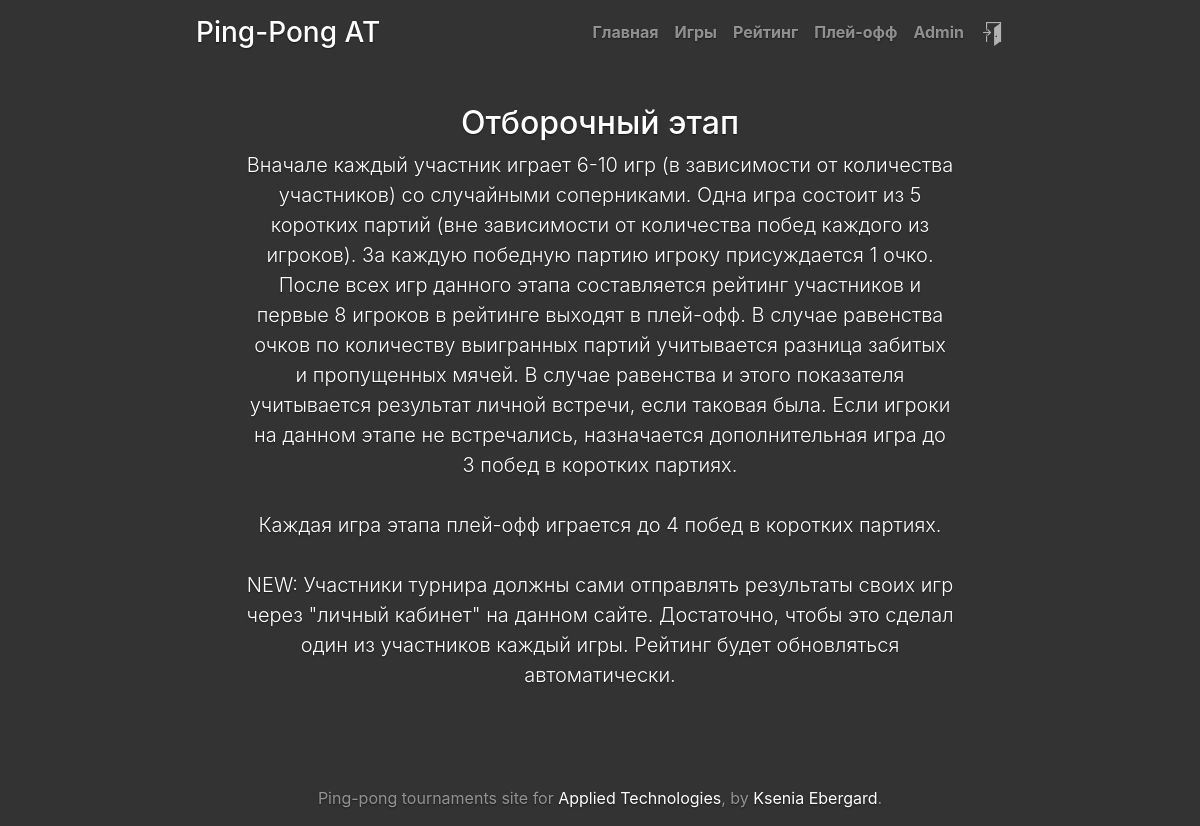
Page / (signed in) on the earlier database version.
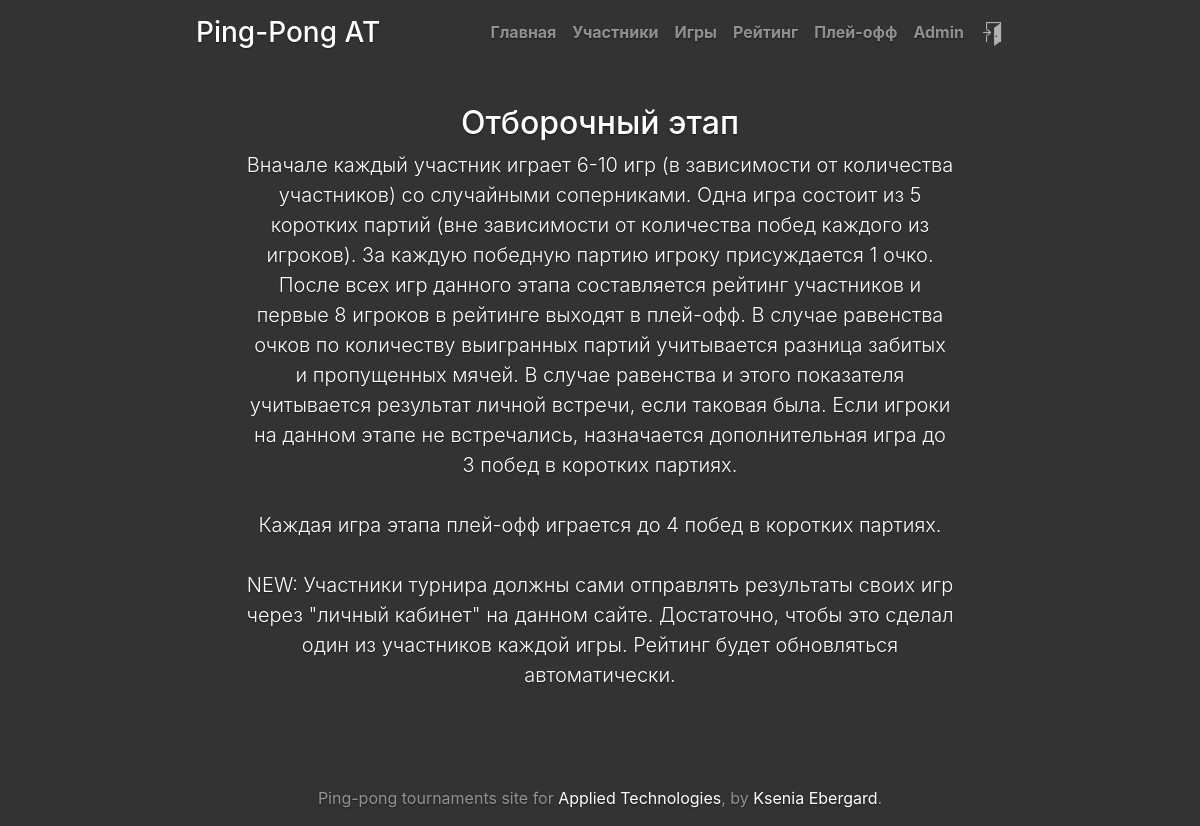
Same page on the later database version.
### tournament/models.py (models this page shows, shortened)
class Tournament(models.Model):
    default_desc = """
    Вначале каждый участник играет 6-10 игр (в зависимости от количества участников) со случайными соперниками.
    Одна игра состоит из 5 коротких партий (вне зависимости от количества побед каждого из игроков).
    За каждую победную партию игроку присуждается 1 очко. После всех игр данного этапа составляется рейтинг участников
    и первые 8 игроков в рейтинге выходят в плей-офф. В случае равенства очков по количеству выигранных партий
    учитывается разница забитых и пропущенных мячей. В случае равенства и этого показателя учитывается результат личной
    встречи, если таковая была. Если игроки на данном этапе не встречались, назначается дополнительная игра до 3 побед
    в коротких партиях. </br></br>

    Каждая игра этапа плей-офф играется до 4 побед в коротких партиях. </br></br>

    NEW: Участники турнира должны сами отправлять результаты своих игр через "личный кабинет" на данном сайте.
    Достаточно, чтобы это сделал один из участников каждой игры. Рейтинг будет обновляться автоматически.</br></br>
    """
    debug = models.BooleanField('if debug mode', default=False)
    participants = models.ManyToManyField(User, through='Participant')
    description = models.TextField('description', default=default_desc)
    single = models.BooleanField('if the tournament is single', default=True)
    reg_end = models.DateTimeField('registration end time')
    draw_time = models.DateTimeField('draw time')
    start_date = models.DateField('start date')
    start_date_playoff = models.DateField('start date of play-off')
    end_date = models.DateField('end date')
    games_per_person = models.SmallIntegerField('number of games for each participant during the group stage', default=10)
    number_of_sets = models.SmallIntegerField('number of sets in one game of the group stage', default=5)
    number_of_wins = models.SmallIntegerField('number of sets to win in one game in play-off', default=4)
    game_start_time = models.TimeField('games start time', default="11:00:00")
    game_duration = models.DurationField('games duration', default="00:30:00")
    def number_of_participants(self):
        return self.participant_set.count()
    def get_status(self):
        if timezone.now() < self.reg_end:
            return 0
        elif timezone.now() >= self.reg_end and timezone.localdate() < self.start_date:
            return 1
        elif self.start_date <= timezone.localdate() < self.start_date_playoff:
            return 2
        elif self.start_date_playoff <= timezone.localdate() <= self.end_date:
            return 3
        else:
            return 4

### tournament/views.py (the view)
# urls.py: path('', views.index, name='index'),
def index(request):
    status_msg = {
        0: "Открыта регистрация на турнир",
        1: "Регистрация на турнир завершена",
        2: "Отборочный этап",
        3: "Плей-офф",
        4: "Турнир завершён.",
        5: "Нет данных о турнирах",
    }
    tournament = get_current_tournament()
    if tournament:
        tournament_status = tournament.get_status()
    else:
        tournament_status = 5
    msg = status_msg[tournament_status]
    return render(request, 'tournament/index.html', locals())

### tournament/functions.py (called while the page is built)
def get_current_tournament():
    if Tournament.objects.exists():
        return Tournament.objects.latest('id')
    return None

### tournament/templates/tournament/index.html (shortened to what this page needs)
{% extends "base.html" %}
{% block content %}
<h2 class="cover-heading">
    {{ msg }}
</h2>
{% if tournament_status == 2 %}
    <p class="lead">
        {{ tournament.description | safe }}
    </p>
{% endif %}
{% endblock %}

### templates/base.html (shortened to what this page needs)
{% load static %}
<!DOCTYPE html>
<html lang="en">
<head>
    <link rel="stylesheet" href="{% static "tournament/bootstrap.min.css"%}">
    <link rel="stylesheet" href="{% static "tournament/cover.css"%}">
</head>
<body class="text-center">
    <div class="cover-container d-flex h-100 p-3 mx-auto flex-column">
        <header class="masthead mb-auto">
            <div class="inner">
              <h3 class="masthead-brand">Ping-Pong AT</h3>
              <nav class="nav nav-masthead justify-content-center">
                <a class="nav-link" href="/">Главная</a>
                {% if tournament_status == 0 or tournament_status == 1 or tournament_status == 2 or tournament_status == 3 %}
                    {% if tournament.number_of_participants > 0  %}
                        <a class="nav-link" href="/participants">Участники</a>
                    {% endif %}
                {% endif %}
                {% if tournament_status == 1 or tournament_status == 2 or tournament_status == 3 %}
                    <a class="nav-link" href="/games">Игры</a>
                {% endif %}
                {% if tournament_status == 2 or tournament_status == 3 %}
                    <a class="nav-link" href="/rating">Рейтинг</a>
                {% endif %}
                {% if tournament_status == 2 or tournament_status == 3 %}
                    <a class="nav-link" href="/playoff">Плей-офф</a>
                {% endif %}
                {% if request.user.is_authenticated %}
                  {% if request.user.first_name %}
                    <a class="nav-link" href="/accounts/me/">{{ request.user.first_name }}</a>
                  {% else %}
                    <a class="nav-link" href="/accounts/me/">{{ request.user }}</a>
                  {% endif %}
                  <a class="nav-link" href="/accounts/logout/"><img src="{% static "tournament/door-exit.png"%}" style="filter: invert(70%)"></a>
                {% else %}
                  <a class="nav-link" href="/accounts/login/">Войти</a>
                {% endif %}
              </nav>
            </div>
        </header>
        <main role="main" class="inner cover">
            {% block content %}{% endblock %}
        </main>
        <footer class="mastfoot mt-auto">
            <div class="inner">
              <p>Ping-pong tournaments site for <a href="http://www.appliedtech.ru" target="_blank">Applied Technologies</a>, by <a href="https://vk.com/ebergard" target="_blank">Ksenia Ebergard</a>.
             </p>
            </div>
        </footer>
    </div>
</body>
</html>

Differences in the rows shown:
changed Tournament: description "…сделал один из участников каждый игры. Рейтинг будет обновляться…" → "…сделал один из участников каждой игры. Рейтинг будет обновляться…"
Other differences:
text now shown: "Участники"
